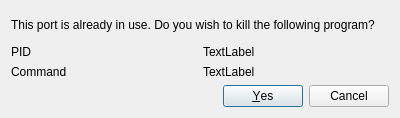
<?xml version="1.0" encoding="UTF-8"?>
<ui version="4.0">
 <class>PortAlreadyInUseDialog</class>
 <widget class="QDialog" name="PortAlreadyInUseDialog">
  <property name="geometry">
   <rect>
    <x>0</x>
    <y>0</y>
    <width>400</width>
    <height>300</height>
   </rect>
  </property>
  <property name="sizePolicy">
   <sizepolicy hsizetype="Maximum" vsizetype="Preferred">
    <horstretch>0</horstretch>
    <verstretch>0</verstretch>
   </sizepolicy>
  </property>
  <property name="windowTitle">
   <string>Port already in use</string>
  </property>
  <layout class="QVBoxLayout" name="verticalLayout">
   <property name="sizeConstraint">
    <enum>QLayout::SizeConstraint::SetMinAndMaxSize</enum>
   </property>
   <item>
    <widget class="QLabel" name="label">
     <property name="sizePolicy">
      <sizepolicy hsizetype="Preferred" vsizetype="Maximum">
       <horstretch>0</horstretch>
       <verstretch>0</verstretch>
      </sizepolicy>
     </property>
     <property name="text">
      <string>This port is already in use. Do you wish to kill the following program?</string>
     </property>
     <property name="wordWrap">
      <bool>true</bool>
     </property>
    </widget>
   </item>
   <item>
    <layout class="QGridLayout" name="gridLayout">
     <property name="sizeConstraint">
      <enum>QLayout::SizeConstraint::SetMinAndMaxSize</enum>
     </property>
     <item row="0" column="1">
      <widget class="QLabel" name="pidLabel">
       <property name="sizePolicy">
        <sizepolicy hsizetype="Preferred" vsizetype="Maximum">
         <horstretch>0</horstretch>
         <verstretch>0</verstretch>
        </sizepolicy>
       </property>
       <property name="text">
        <string>TextLabel</string>
       </property>
      </widget>
     </item>
     <item row="1" column="0">
      <widget class="QLabel" name="label_3">
       <property name="sizePolicy">
        <sizepolicy hsizetype="Preferred" vsizetype="Maximum">
         <horstretch>0</horstretch>
         <verstretch>0</verstretch>
        </sizepolicy>
       </property>
       <property name="text">
        <string>Command</string>
       </property>
      </widget>
     </item>
     <item row="1" column="1">
      <widget class="QLabel" name="commandLabel">
       <property name="sizePolicy">
        <sizepolicy hsizetype="Preferred" vsizetype="Maximum">
         <horstretch>0</horstretch>
         <verstretch>0</verstretch>
        </sizepolicy>
       </property>
       <property name="text">
        <string>TextLabel</string>
       </property>
      </widget>
     </item>
     <item row="0" column="0">
      <widget class="QLabel" name="label_2">
       <property name="sizePolicy">
        <sizepolicy hsizetype="Preferred" vsizetype="Maximum">
         <horstretch>0</horstretch>
         <verstretch>0</verstretch>
        </sizepolicy>
       </property>
       <property name="text">
        <string>PID</string>
       </property>
      </widget>
     </item>
    </layout>
   </item>
   <item>
    <widget class="QDialogButtonBox" name="buttonBox">
     <property name="orientation">
      <enum>Qt::Orientation::Horizontal</enum>
     </property>
     <property name="standardButtons">
      <set>QDialogButtonBox::StandardButton::Cancel|QDialogButtonBox::StandardButton::Yes</set>
     </property>
     <property name="centerButtons">
      <bool>false</bool>
     </property>
    </widget>
   </item>
  </layout>
 </widget>
 <resources/>
 <connections>
  <connection>
   <sender>buttonBox</sender>
   <signal>accepted()</signal>
   <receiver>PortAlreadyInUseDialog</receiver>
   <slot>accept()</slot>
   <hints>
    <hint type="sourcelabel">
     <x>248</x>
     <y>254</y>
    </hint>
    <hint type="destinationlabel">
     <x>157</x>
     <y>274</y>
    </hint>
   </hints>
  </connection>
  <connection>
   <sender>buttonBox</sender>
   <signal>rejected()</signal>
   <receiver>PortAlreadyInUseDialog</receiver>
   <slot>reject()</slot>
   <hints>
    <hint type="sourcelabel">
     <x>316</x>
     <y>260</y>
    </hint>
    <hint type="destinationlabel">
     <x>286</x>
     <y>274</y>
    </hint>
   </hints>
  </connection>
 </connections>
</ui>
